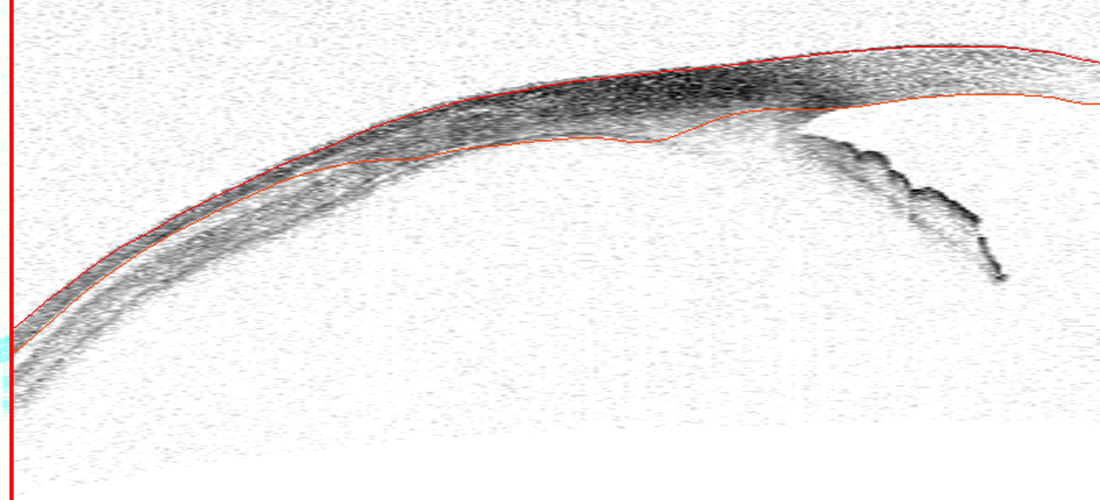
//> input picture images/Tiff/cropped_borders.tiff, 1100 x 500 px
$ ./ransac2   (built with g++ and OpenCV 4)
//> lines starting //> are read from the running program, lines starting //| are printed output that depends on the picture; after the words box and inside, x2 and y2 are one past the last pixel; in counts of white or black regions, pixels touching at a corner belong together
/********************************************


********************************************/

#include <opencv2/imgproc/imgproc.hpp>
#include <opencv2/highgui/highgui.hpp>
#include <stdlib.h>
#include <stdio.h>
#include <iostream>

using namespace cv;
using namespace std;


float verifyCircle(Mat dt, Point2f center, float radius, vector<Point2f> & inlierSet)
{
 unsigned int counter = 0;
 unsigned int inlier = 0;
 float minInlierDist = 2.0f;
 float maxInlierDistMax = 100.0f;
 float maxInlierDist = radius/25.0f;
 if(maxInlierDist<minInlierDist) maxInlierDist = minInlierDist;
 if(maxInlierDist>maxInlierDistMax) maxInlierDist = maxInlierDistMax;

 // choose samples along the circle and count inlier percentage
 for(float t =0; t<2*3.14159265359f; t+= 0.05f)
 {
     counter++;
     float cX = radius*cos(t) + center.x;
     float cY = radius*sin(t) + center.y;

     if(cX < dt.cols)
     if(cX >= 0)
     if(cY < dt.rows)
     if(cY >= 0)
     if(dt.at<float>(cY,cX) < maxInlierDist)
     {
        inlier++;
        inlierSet.push_back(Point2f(cX,cY));
     }
 }

 return (float)inlier/float(counter);
}


 void getCircle(Point2f& p1,Point2f& p2,Point2f& p3, Point2f& center, float& radius)
{
  float x1 = p1.x;
  float x2 = p2.x;
  float x3 = p3.x;

  float y1 = p1.y;
  float y2 = p2.y;
  float y3 = p3.y;

  // PLEASE CHECK FOR TYPOS IN THE FORMULA :)
  center.x = (x1*x1+y1*y1)*(y2-y3) + (x2*x2+y2*y2)*(y3-y1) + (x3*x3+y3*y3)*(y1-y2);
  center.x /= ( 2*(x1*(y2-y3) - y1*(x2-x3) + x2*y3 - x3*y2) );

  center.y = (x1*x1 + y1*y1)*(x3-x2) + (x2*x2+y2*y2)*(x1-x3) + (x3*x3 + y3*y3)*(x2-x1);
  center.y /= ( 2*(x1*(y2-y3) - y1*(x2-x3) + x2*y3 - x3*y2) );

  radius = sqrt((center.x-x1)*(center.x-x1) + (center.y-y1)*(center.y-y1));


}


vector<Point2f> getPointPositions(Mat binaryImage)
{
 vector<Point2f> pointPositions;

 for(unsigned int y=0; y<binaryImage.rows; ++y)
 {

     for(unsigned int x=0; x<binaryImage.cols; ++x)
     {

         if(binaryImage.at<unsigned char>(y,x) > 0) pointPositions.push_back(Point2f(x,y));
     }
 }

 return pointPositions;
}


int main()
{

    Mat color = imread("images/Tiff/cropped_borders.tiff");
//> color is the input picture: 500 rows x 1100 cols, CV_8UC3; mean B, G, R 235.7, 235.9, 237.9
    Mat gray, channels[3], bw;
    split(color,channels);
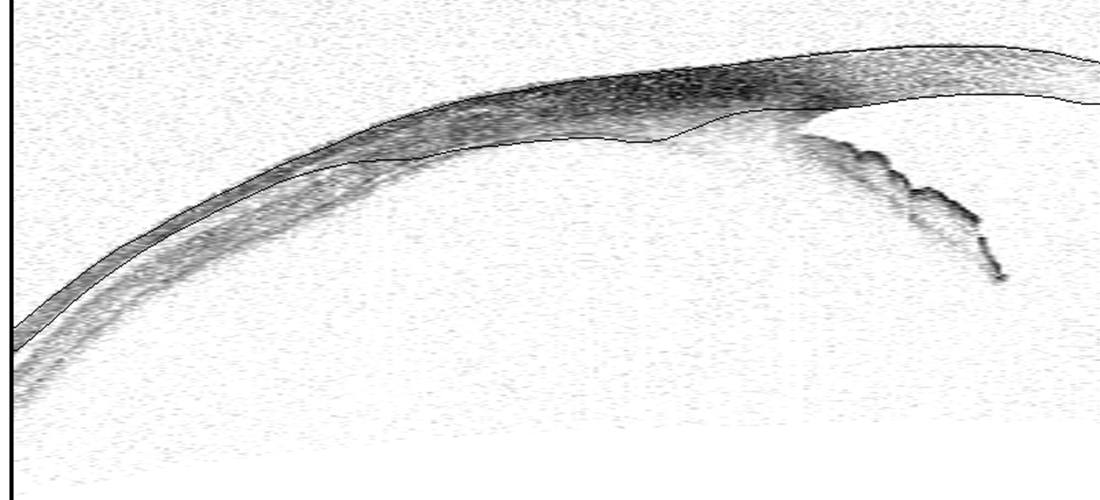
//> channels[0]: 500 rows x 1100 cols, CV_8UC1; min 0, max 255, mean 235.7
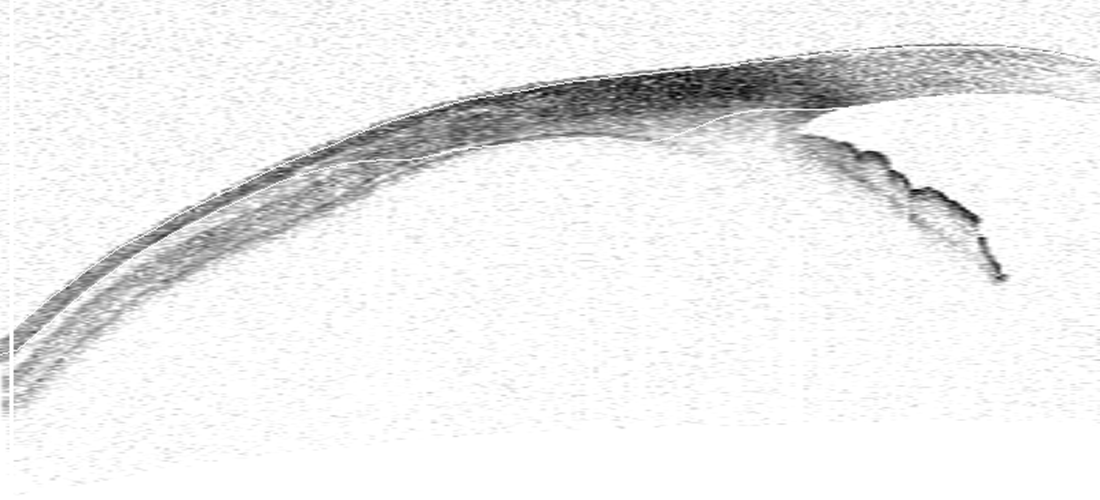
//> channels[2]: 500 rows x 1100 cols, CV_8UC1; min 0, max 255, mean 237.9
    //cvtColor(color, gray, CV_BGR2GRAY);
    threshold(channels[1],bw,50,255,CV_THRESH_BINARY);
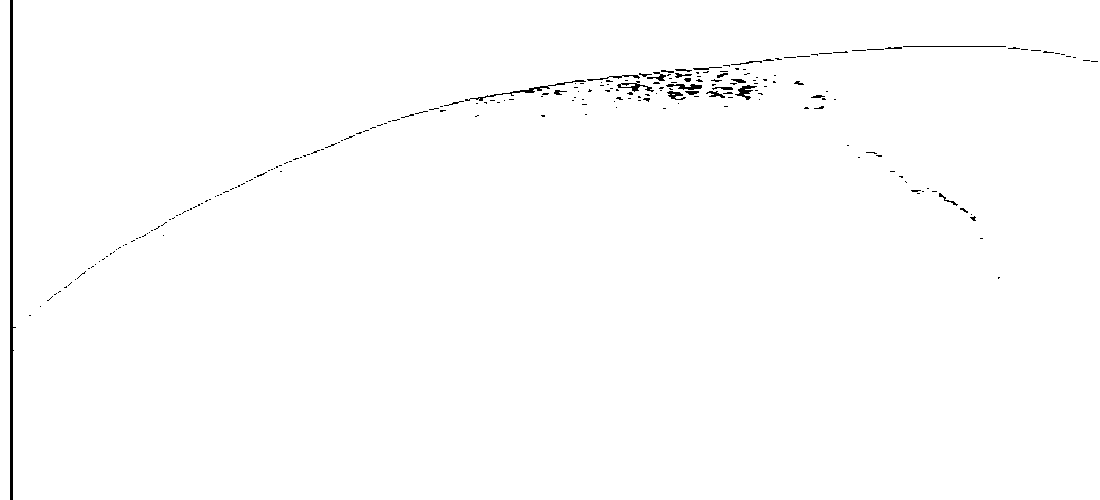
//> bw: 500 rows x 1100 cols, CV_8UC1; 99.2% white; 226 black regions (199 under 20 px), largest, box (x1, y1, x2, y2) and area: (10, 0, 16, 500) 1504, (465, 80, 586, 101) 242, (617, 81, 654, 92) 135
    namedWindow("Channel",CV_WINDOW_NORMAL);
    imshow("Channel",bw);
    waitKey();
    Mat mask = bw; //for the rest of the code

// [23 lines of commented-out code are left out]

    vector<Point2f> edgePositions;
    edgePositions = getPointPositions(mask);
//> after the loop in getPointPositions, `for(unsigned int y=0; y<binaryImage.rows; ++y)`: pointPositions = 545817 items
//> edgePositions = 545817 items

   //this distance transform, I did not understand.
    Mat dt;
    distanceTransform(255-mask, dt,CV_DIST_L1, 3);
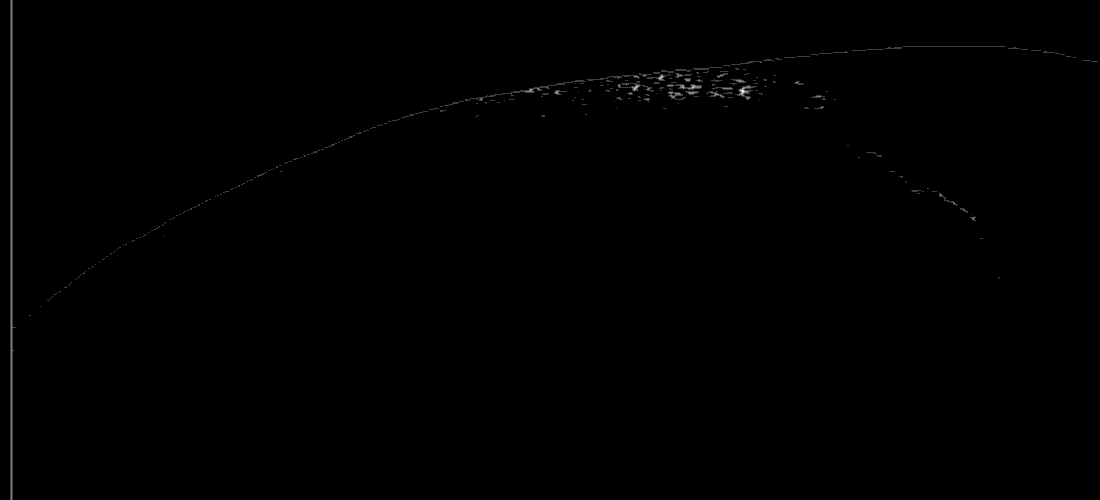
//> dt: 500 rows x 1100 cols, CV_32FC1; min 0, max 4, mean 0.00917; drawn with min black and max white


    unsigned int nIterations = 0;

    Point2f bestCircleCenter;
    float bestCircleRadius;
    float bestCirclePercentage = 0;
    float minRadius = 50; //can change for smaller radius
    //float minCirclePercentage = 0.2f;
    float minCirclePercentage = 0.05f;  // at least 5% of a circle must be present? maybe more...

    int maxNrOfIterations = edgePositions.size();
//> maxNrOfIterations = 545817

    for(unsigned int its=0; its< maxNrOfIterations; ++its)
    {
        //RANSAC: randomly choose 3 point and create a circle:
        //TODO: choose randomly but more intelligent,
        //so that it is more likely to choose three points of a circle.
        //For example if there are many small circles, it is unlikely to randomly choose 3 points of the same circle.
        unsigned int idx1 = rand()%edgePositions.size();
        unsigned int idx2 = rand()%edgePositions.size();
        unsigned int idx3 = rand()%edgePositions.size();

        // we need 3 different samples:
        if(idx1 == idx2) continue;
        if(idx1 == idx3) continue;
        if(idx3 == idx2) continue;

        // create circle from 3 points:
        Point2f center; float radius;
        getCircle(edgePositions[idx1],edgePositions[idx2],edgePositions[idx3],center,radius);

        // inlier set unused at the moment but could be used to approximate a (more robust) circle from alle inlier
        vector<Point2f> inlierSet;

        //verify or falsify the circle by inlier counting:
        float cPerc = verifyCircle(dt,center,radius, inlierSet);

        // update best circle information if necessary
        if(cPerc >= bestCirclePercentage)
            if(radius >= minRadius)
        {
            bestCirclePercentage = cPerc;
            bestCircleRadius = radius;
            bestCircleCenter = center;
        }

    }
//> this loop made 545817 passes
//> (x1 in getCircle, x2 in getCircle, x3 in getCircle, y1 in getCircle, y2 in getCircle, y3 in getCircle, radius in getCircle, radius) on passes 1, 4, 12, 25, 31, 34, 46: (485, 618, 984, 334, 338, 27, 437.1, 437.1), (580, 173, 609, 281, 146, 128, 220.1, 220.1), (933, 581, 563, 359, 206, 388, 194.9, 194.9), (598, 548, 640, 429, 125, 108, 161.9, 161.9), (471, 443, 320, 83, 484, 61, 220.9, 220.9), (379, 400, 239, 82, 166, 75, 96.64, 96.64), (871, 521, 802, 297, 337, 430, 178.4, 178.4)
//> (x1 in getCircle, x2 in getCircle, x3 in getCircle, y1 in getCircle, y2 in getCircle, y3 in getCircle, radius in getCircle, center) on pass 15: (362, 987, 60, 338, 334, 343, 45646.1, Point(966.6, 45980.1))

    // draw if good circle was found
    if(bestCirclePercentage >= minCirclePercentage)
        if(bestCircleRadius >= minRadius);
        circle(color, bestCircleCenter,bestCircleRadius, Scalar(255,255,0),1);
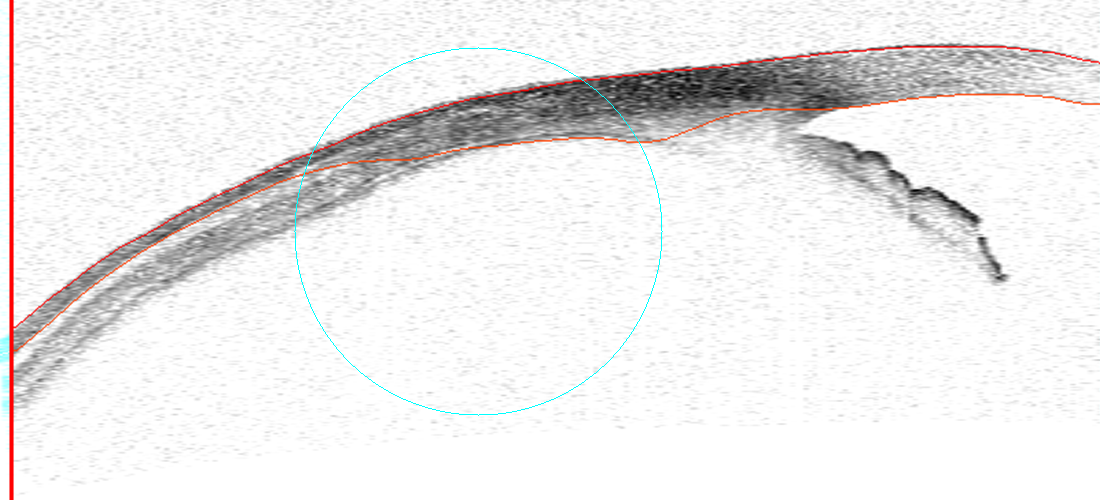
//> color: 500 rows x 1100 cols, CV_8UC3; 0.19% of pixels changed, all inside (x1, y1, x2, y2) = (294, 47, 663, 416)
        cout<< "The radius for this part is "<<bestCircleRadius<<"\n";
//| The radius for this part is 184.96

        imshow("output",color);
        imshow("mask",mask);
        waitKey(0); //fr dispaly time.

        return 0;


}
